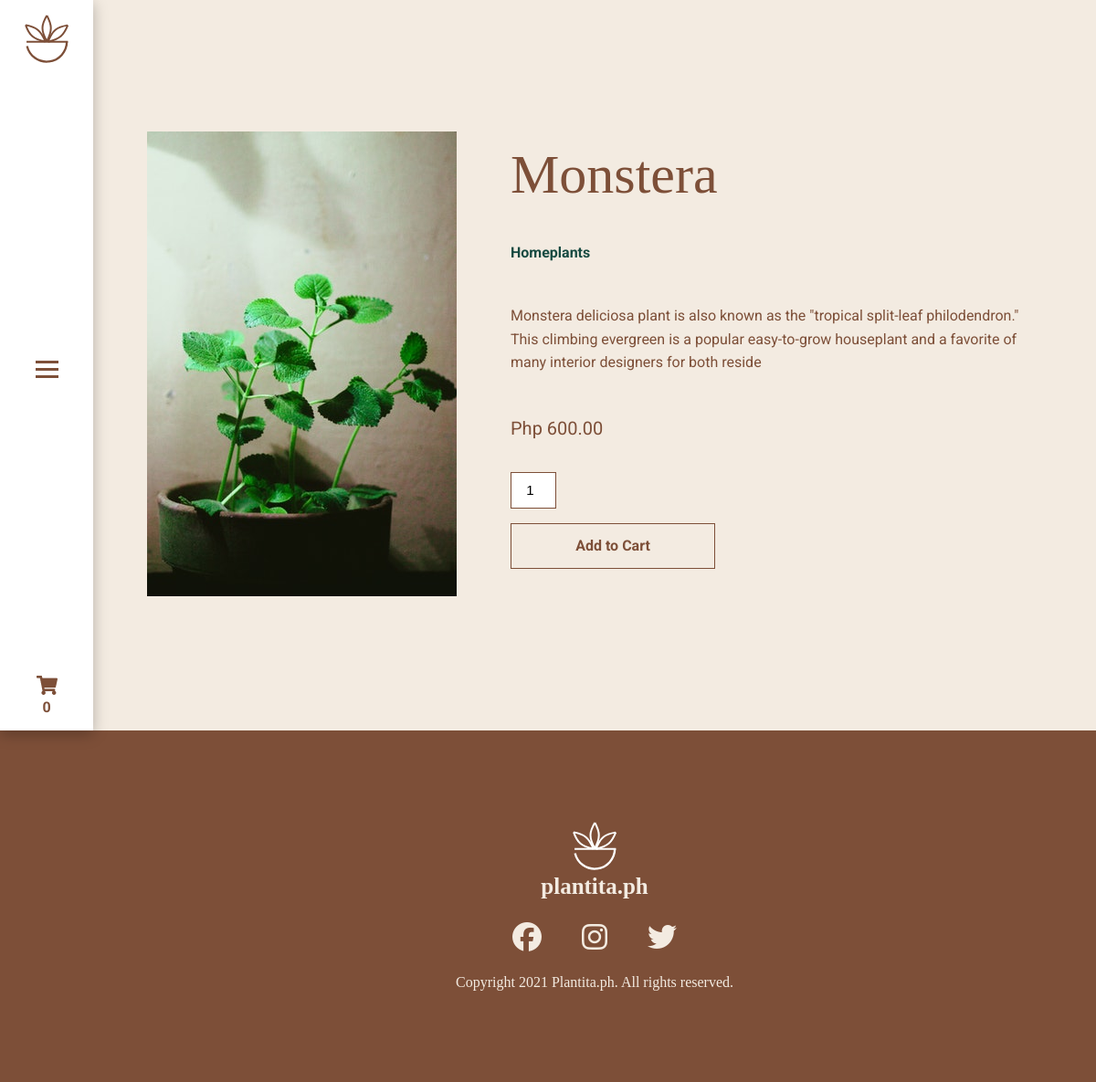
/catalogue/single.php?id=1, run on an earlier commit of the app's database.
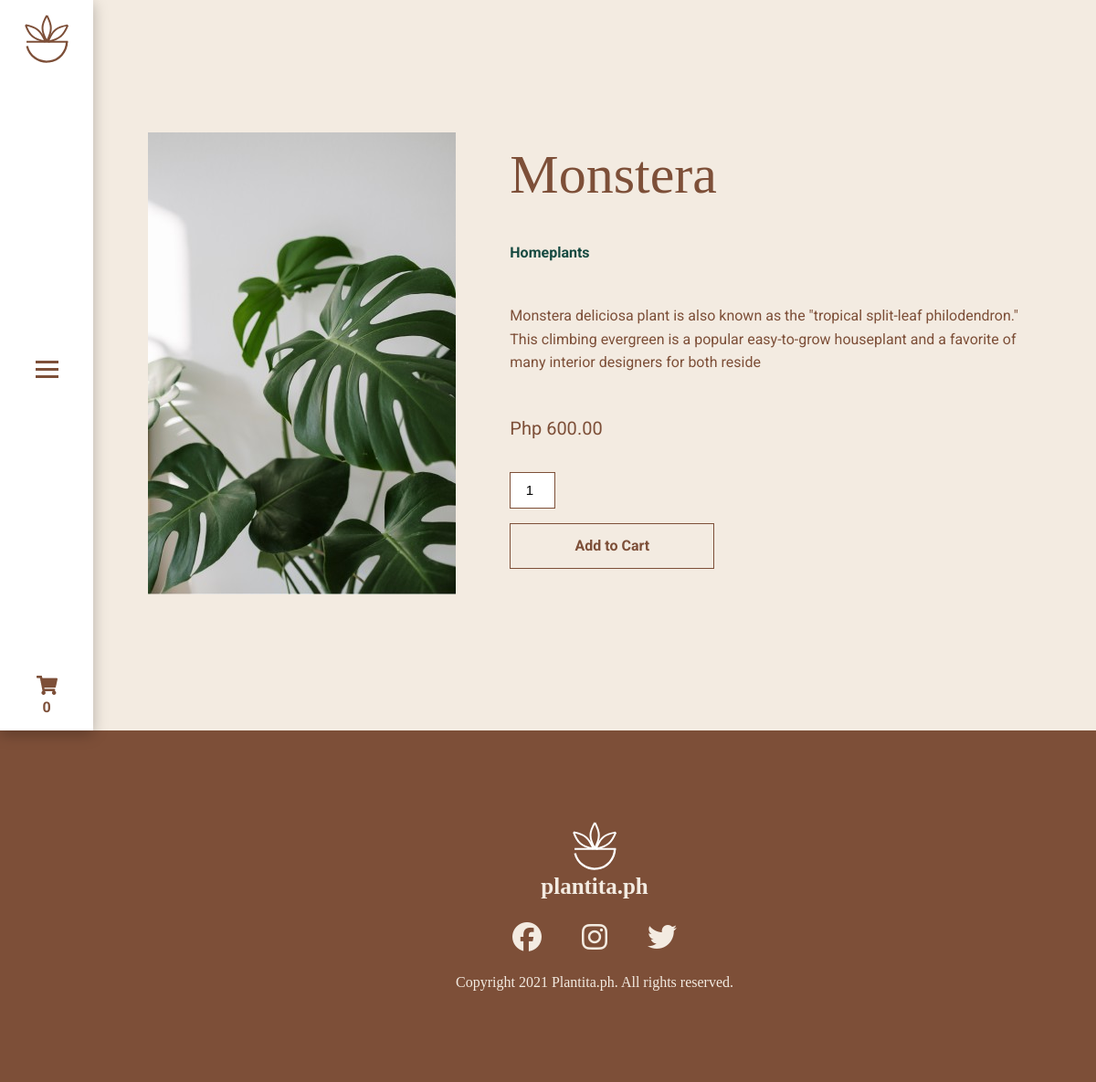
And on a later commit of the database.
### tables this page shows
CREATE TABLE `products` (
  `product_id` int(11) NOT NULL,
  `product_name` varchar(200) NOT NULL,
  `cat_id` int(11) NOT NULL,
  `price` varchar(200) NOT NULL,
  `thumb` varchar(200) NOT NULL,
  `product_description` varchar(200) NOT NULL
);

### catalogue/single.php (the view, shortened to what this page needs)
<!DOCTYPE html>
<html lang="en">
<head>
<?php
    include('../config/db.php');
    if(isset($_GET['id'])){
        $product_id = $_GET['id'];
        $sql = "SELECT * FROM products  WHERE product_id='$product_id'";
        $result = mysqli_query($conn, $sql);
        $row = mysqli_fetch_assoc($result);
        $product_name  = $row['product_name'];
    }
?>
    <link rel="stylesheet" href="../navbar/style.css">
    <link rel="stylesheet" href="pd-style.css">
</head>
<body>
    <div class="container-wrapper">
        <?php
            include_once '../navbar/navbar.php';
            if(isset($_GET['id'])){
                $product_id = $_GET['id'];
                $sql = "SELECT * FROM products  WHERE product_id='$product_id'";
                $result = mysqli_query($conn, $sql);
                $row = mysqli_fetch_assoc($result);
                $product_name  = $row['product_name'];
                $cat_id  = $row['cat_id'];
                $price  = $row['price'];
                $product_description  = $row['product_description'];
                $thumb  = $row['thumb'];
                $sql2 = "SELECT * FROM category WHERE cat_id = '$cat_id'";
                $result2 = mysqli_query($conn, $sql2);
                $row2 = mysqli_fetch_assoc($result2);
                $cat_name = $row2["cat_name"];
            }
        ?>
       <div class="sections">
            <section class="landing-page">
                <div class="main-landing">
                    <div class="product-img">
                        <img src="../admin/<?php echo $thumb ?>" alt="<?php echo $product_name ?>">
                    </div>
                    <div class="hero-headlines">
                        <h1><?php echo $product_name ?></h1>
                        <a style="text-decoration:none;" href="catalogue.php?id=<?php echo $cat_id ?>" class="category-plant-action"><p style="color:#164a41;"><b><?php echo $cat_name ?></b></p></a>
                        <p><?php echo $product_description ?></p>
                        <p id="price">Php <?php echo $price ?>.00</p>
                        <form action="../navbar/addTocart.php">
                        <input type="number" name="quantity" value="1">
                        <button style="all: unset; cursor: pointer;" type="submit" ><a class="btn">Add to Cart</a></button>
                        </form>
                    </div>
                </div>
            </section>
            <footer>
                <div class="footer-container">
                    <div class="footer-logo">
                        <img src="img/Logo.svg" alt="logo-for-footer" class="logo-footer">
                        <h2 class="footer-headings">plantita.ph</h2>
                    </div>
                    <div class="footer-socmeds">
                        <a href="https://facebook.com"><i class="fab fa-facebook fa-2x"></i></a>
                        <a href="https://instagram.com"><i class="fab fa-instagram fa-2x"></i></a>
                        <a href="https://twitter.com"><i class="fab fa-twitter fa-2x"></i></a>
                    </div>
                    <div class="copyright">
                        <p>Copyright 2021 Plantita.ph. All rights reserved.</p>
                    </div>
                </div>
            </footer>
        </div>
    </div>
</body>
</html>

What changed in the data, as far as the page shows it:
changed products "Monstera": thumb: a different picture
